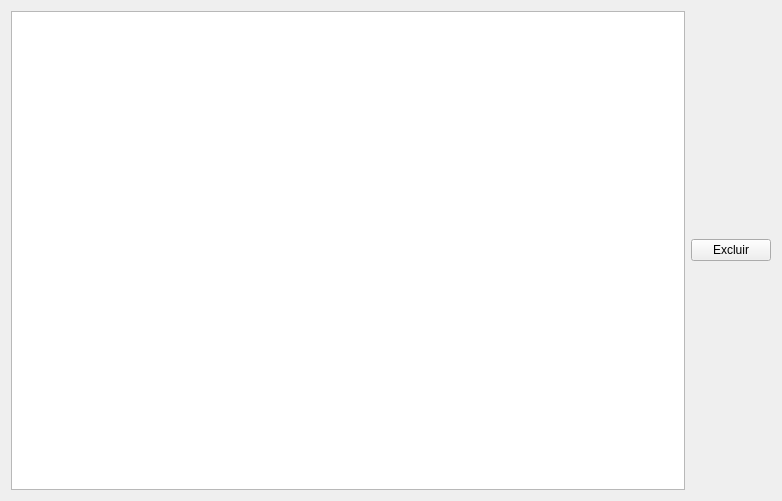
<?xml version="1.0" encoding="UTF-8"?>
<ui version="4.0">
 <class>Excluir</class>
 <widget class="QWidget" name="Excluir">
  <property name="geometry">
   <rect>
    <x>0</x>
    <y>0</y>
    <width>782</width>
    <height>501</height>
   </rect>
  </property>
  <property name="windowTitle">
   <string>Form</string>
  </property>
  <layout class="QHBoxLayout" name="horizontalLayout_2">
   <item>
    <layout class="QHBoxLayout" name="horizontalLayout">
     <item>
      <widget class="QTableWidget" name="tableWidget"/>
     </item>
     <item>
      <widget class="QPushButton" name="botaoExcluir">
       <property name="text">
        <string>Excluir</string>
       </property>
      </widget>
     </item>
    </layout>
   </item>
  </layout>
 </widget>
 <resources/>
 <connections/>
</ui>
